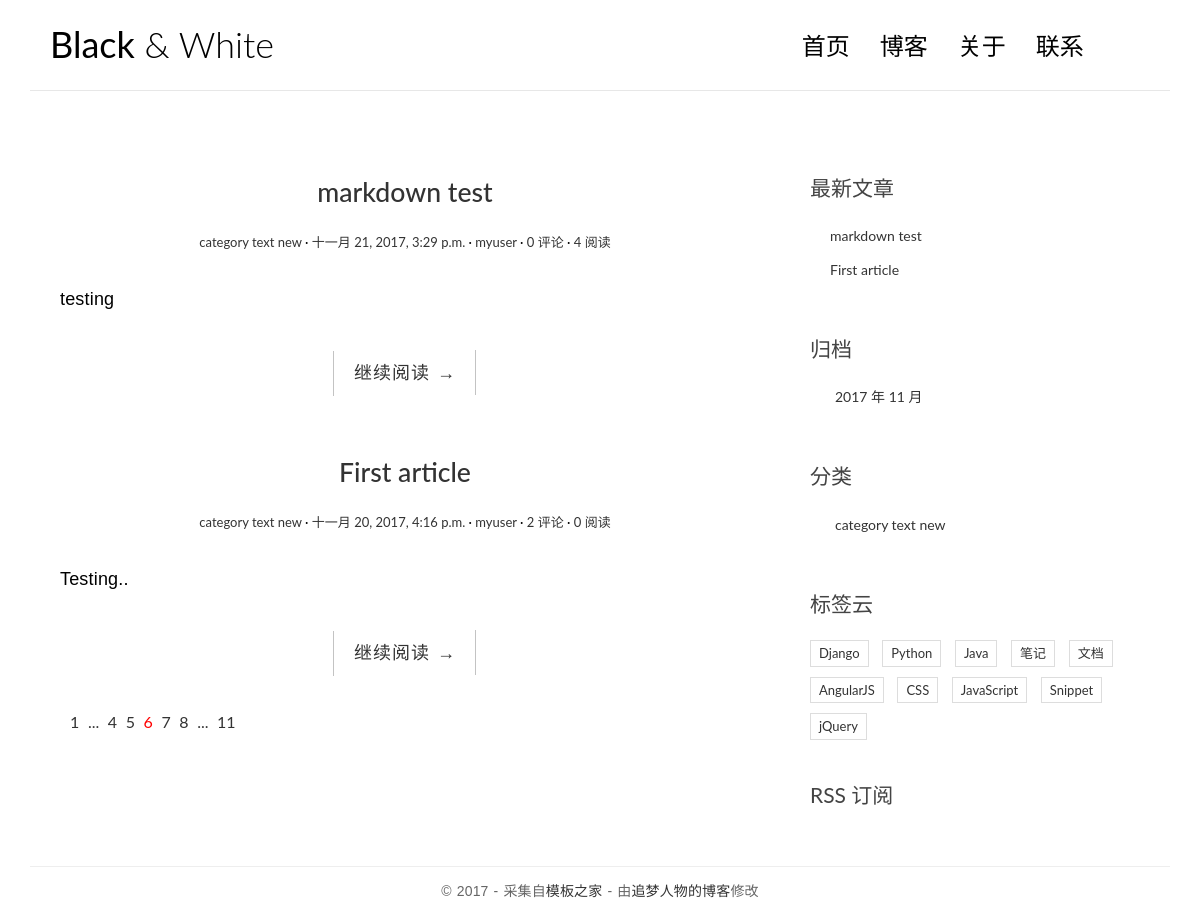
The page / on the database its author committed.
### blog/models.py (models this page shows, shortened)
class Post(models.Model):
    title = models.CharField(max_length=70)
    body = models.TextField()
    created_time = models.DateTimeField()
    modified_time = models.DateTimeField()
    excerpt = models.CharField(max_length=200, blank=True)
    category = models.ForeignKey(Category)
    tags = models.ManyToManyField(Tag, blank=True)
    author = models.ForeignKey(User)
    views = models.PositiveIntegerField(default=0)
    def get_absolute_url(self):
        return reverse('blog:detail', kwargs={'pk': self.pk})
    class Meta:
        ordering = ['-created_time']

class Category(models.Model):
    name = models.CharField(max_length=100)

### blog/views.py (the view)
# urls.py: url(r'^$', views.index, name='index'),
def index(request):
    post_list = Post.objects.all().order_by('-created_time')
    return render(request, 'blog/index.html', context={'post_list': post_list})

### blog/templatetags/blog_tags.py (called while the page is built)
@register.simple_tag
def get_recent_posts(num=5):
    return Post.objects.all().order_by('-created_time')[:num]

@register.simple_tag
def archives():
    return Post.objects.dates('created_time', 'month', order='DESC')

@register.simple_tag
def get_categories():
    return Category.objects.all()

### templates/blog/index.html
{% extends 'base.html' %}
{% block main %}
    {% for post in post_list %}
                <article class="post post-{{ post.pk }}">
                    <header class="entry-header">
                        <h1 class="entry-title">
                            <a href="{{ post.get_absolute_url }}">{{ post.title }}</a>
                        </h1>
                        <div class="entry-meta">
						  <span class="post-category"><a href="#">{{ post.category.name }}</a></span>
						  <span class="post-date"><a href="#"><time class="entry-date"
																	datetime="{{ post.created_time }}">{{ post.created_time }}</time></a></span>
						  <span class="post-author"><a href="#">{{ post.author }}</a></span>
						  <span class="comments-link"><a href="#">{{ post.comment_set.count }} 评论</a></span>
						  <span class="views-count"><a href="#">{{ post.views }} 阅读</a></span>
						</div>
                    </header>
                    <div class="entry-content clearfix">
					  <p>{{ post.excerpt }}</p>
					  <div class="read-more cl-effect-14">
						<a href="{{ post.get_absolute_url }}" class="more-link">继续阅读 <span class="meta-nav">→</span></a>
					  </div>
					</div>
                </article>
{% empty %}
				<div class='no-post'>暂时还没有发布的文章！</div>
{% endfor %}
                <div class="pagination">
                    <ul>
                        <li><a href="">1</a></li>
                        <li><a href="">...</a></li>
                        <li><a href="">4</a></li>
                        <li><a href="">5</a></li>
                        <li class="current"><a href="">6</a></li>
                        <li><a href="">7</a></li>
                        <li><a href="">8</a></li>
                        <li><a href="">...</a></li>
                        <li><a href="">11</a></li>
                    </ul>
                </div>
{% endblock main %}

### templates/base.html (shortened to what this page needs)
{% load staticfiles %}
{% load blog_tags %}
<!DOCTYPE html>
<html>
<head>
    <link rel="stylesheet" href="css/bootstrap.min.css">
    <link rel="stylesheet" href="http://code.ionicframework.com/ionicons/2.0.1/css/ionicons.min.css">
    <link rel="stylesheet" href="{% static 'blog/css/bootstrap.min.css' %}">
    <link rel="stylesheet" href="{% static 'blog/css/pace.css' %}">
	<link rel="stylesheet" href="{% static 'blog/css/custom.css' %}">
    <link rel="stylesheet" href="{% static 'blog/css/highlights/github.css' %}">
</head>
<body>
<div class="container">
    <header id="site-header">
        <div class="row">
            <div class="col-md-4 col-sm-5 col-xs-8">
                <div class="logo">
                    <h1><a href="{% url 'blog:index' %}"><b>Black</b> &amp; White</a></h1>
                </div>
            </div>
            <div class="col-md-8 col-sm-7 col-xs-4">
                <nav class="main-nav" role="navigation">
                    <div class="collapse navbar-collapse" id="bs-example-navbar-collapse-1">
                        <ul class="nav navbar-nav navbar-right">
                            <li class="cl-effect-11"><a href="{% url 'blog:index' %}" data-hover="首页">首页</a></li>
                            <li class="cl-effect-11"><a href="full-width.html" data-hover="博客">博客</a></li>
                            <li class="cl-effect-11"><a href="about.html" data-hover="关于">关于</a></li>
                            <li class="cl-effect-11"><a href="contact.html" data-hover="联系">联系</a></li>
                        </ul>
                    </div>
                </nav>
            </div>
        </div>
    </header>
</div>
<div class="content-body">
    <div class="container">
        <div class="row">
            <main class="col-md-8">
                {% block main %}
                {% endblock main %}
            </main>
            <aside class="col-md-4">
                <div class="widget widget-recent-posts">
                  <h3 class="widget-title">最新文章</h3>
                  {% get_recent_posts as recent_post_list %}
                  <ul>
                    {% for post in recent_post_list %}
                    <li>
                      <a href="{{ post.get_absolute_url }}">{{ post.title }}</a>
                    </li>
                    {% empty %}
                    暂无文章！
                    {% endfor %}
                  </ul>
                </div>
                <div class="widget widget-archives">
                  <h3 class="widget-title">归档</h3>
                  {% archives as date_list %}
                  <ul>
                    {% for date in date_list %}
                    <li>
                      <a href="{% url 'blog:archives' date.year date.month %}">{{ date.year }} 年 {{ date.month }} 月</a>
                    </li>
                    {% empty %}
                    暂无归档！
                    {% endfor %}
                  </ul>
                </div>
                <div class="widget widget-category">
                  <h3 class="widget-title">分类</h3>
                  {% get_categories as category_list %}
                  <ul>
                    {% for category in category_list %}
                    <li>
                        <a href="{% url 'blog:category' category.pk %}">{{ category.name }}</a>
                    </li>
                    {% empty %}
                    暂无分类！
                    {% endfor %}
                  </ul>
                </div>
                <div class="widget widget-tag-cloud">
                    <h3 class="widget-title">标签云</h3>
                    <ul>
                        <li>
                            <a href="#">Django</a>
                        </li>
                        <li>
                            <a href="#">Python</a>
                        </li>
                        <li>
                            <a href="#">Java</a>
                        </li>
                        <li>
                            <a href="#">笔记</a>
                        </li>
                        <li>
                            <a href="#">文档</a>
                        </li>
                        <li>
                            <a href="#">AngularJS</a>
                        </li>
                        <li>
                            <a href="#">CSS</a>
                        </li>
                        <li>
                            <a href="#">JavaScript</a>
                        </li>
                        <li>
                            <a href="#">Snippet</a>
                        </li>
                        <li>
                            <a href="#">jQuery</a>
                        </li>
                    </ul>
                </div>
                <div class="rss">
                    <a href=""> RSS 订阅</a>
                </div>
            </aside>
        </div>
    </div>
</div>
<footer id="site-footer">
    <div class="container">
        <div class="row">
            <div class="col-md-12">
                <p class="copyright">&copy 2017 - 采集自<a href="http://www.cssmoban.com/"
                                                        target="_blank" title="模板之家">模板之家</a>
                    - 由<a href="http://zmrenwu.com/" title="网页模板" target="_blank">追梦人物的博客</a>修改
                </p>
            </div>
        </div>
    </div>
</footer>
</body>
</html>

### blog/static/blog/css/custom.css (style rules this page uses)
* { outline: none; }
h1, h2, h3, h4, h5, h6 { margin-top: 0; }
b { font-weight: 400; }
a { color: #333; }
body { color: #444; font-family: 'Lato', sans-serif; }
p { font-family: 'Ubuntu', sans-serif; font-weight: 400; word-spacing: 1px; letter-spacing: 0.01em; }
#site-header { background-color: #FFF; padding: 25px 20px; margin-bottom: 40px; border-bottom: 1px solid #e7e7e7; }
.logo h1 a { color: #000; }
.logo h1 { margin: 0; font-family: 'Lato', sans-serif; font-weight: 300; }
.main-nav { margin-top: 11px; max-width: 95%; }
.main-nav a { color: #000000 !important; padding: 0 0 5px 0 !important; margin-right: 30px; font-family: 'Lato', sans-serif; font-weight: 300; font-size: 24px; }
.cl-effect-11 a { padding: 10px 0; color: #0972b4; text-shadow: none; }
.cl-effect-11 a::before { position: absolute; top: 0; left: 0; overflow: hidden; padding: 0 0 5px 0 !important; max-width: 0; border-bottom: 1px solid #000; color: #000; content: attr(data-hover); white-space: nowrap; -webkit-transition: max-width 0.5s; -moz-transition: max-width 0.5s; transition: max-width 0.5s; }
.content-body { padding-bottom: 4em; }
.post { background: #fff; padding: 30px 30px 0; }
.entry-title { text-align: center; font-size: 1.9em; margin-bottom: 20px; line-height: 1.6; padding: 10px 20px 0; }
.entry-meta { text-align: center; color: #DDDDDD; font-size: 13px; margin-bottom: 30px; }
.entry-content { font-size: 18px; line-height: 1.9; font-weight: 300; color: #000; }
.post-category::after, .post-date::after, .post-author::after, .comments-link::after { content: ' ·'; color: #000; }
.read-more { font-family: 'Ubuntu', sans-serif; font-weight: 400; word-spacing: 1px; letter-spacing: 0.01em; text-align: center; margin-top: 20px; }
.cl-effect-14 a { padding: 0 20px; height: 45px; line-height: 45px; position: relative; display: inline-block; margin: 15px 25px; letter-spacing: 1px; font-weight: 400; text-shadow: 0 0 1px rgba(255, 255, 255, 0.3); }
.cl-effect-14 a::before, .cl-effect-14 a::after { position: absolute; width: 45px; height: 1px; background: #C3C3C3; content: ''; -webkit-transition: all 0.3s; -moz-transition: all 0.3s; transition: all 0.3s; pointer-events: none; }
.cl-effect-14 a::before { top: 0; left: 0; -webkit-transform: rotate(90deg); -moz-transform: rotate(90deg); transform: rotate(90deg); -webkit-transform-origin: 0 0; -moz-transform-origin: 0 0; transform-origin: 0 0; }
.cl-effect-14 a::after { right: 0; bottom: 0; -webkit-transform: rotate(90deg); -moz-transform: rotate(90deg); transform: rotate(90deg); -webkit-transform-origin: 100% 0; -moz-transform-origin: 100% 0; transform-origin: 100% 0; }
.widget { background: #fff; padding: 30px 0 0; }
.widget-title { font-size: 1.5em; margin-bottom: 20px; line-height: 1.6; padding: 10px 0 0; font-weight: 400; }
.widget-recent-posts ul { padding: 0; margin: 0; padding-left: 20px; }
.widget-recent-posts ul li { list-style-type: none; position: relative; line-height: 170%; margin-bottom: 10px; }
.widget-recent-posts ul li::before { content: '\f3d3'; font-family: "Ionicons"; position: absolute; left: -17px; top: 3px; font-size: 16px; color: #000; }
.widget-archives ul { padding: 0; margin: 0; padding-left: 25px; }
.widget-archives ul li { list-style-type: none; position: relative; line-height: 170%; margin-bottom: 10px; }
.widget-archives ul li::before { content: '\f3f3'; font-family: "Ionicons"; position: absolute; left: -25px; top: 1px; font-size: 16px; color: #000; }
.widget-category ul { padding: 0; margin: 0; padding-left: 25px; }
.widget-category ul li { list-style-type: none; position: relative; line-height: 170%; margin-bottom: 10px; }
.widget-category ul li::before { content: '\f3fe'; font-family: "Ionicons"; position: absolute; left: -25px; top: 1px; font-size: 18px; color: #000; }
.widget-tag-cloud ul { padding: 0; margin: 0; margin-right: -10px; }
.widget-tag-cloud ul li { list-style-type: none; font-size: 13px; display: inline-block; margin-right: 10px; margin-bottom: 10px; padding: 3px 8px; border: 1px solid #ddd; }
.rss { font-size: 21px; margin-top: 30px; }
.rss a { color: #444; }
#site-footer { padding-top: 10px; padding: 0 0 1.5em 0; }
.copyright { text-align: center; padding-top: 1em; margin: 0; border-top: 1px solid #eee; color: #666; }
.pagination ul { list-style: none; }
.pagination ul li { display: inline-block; font-size: 16px; margin-right: 5px; }
.current a { color: red; }

### rows shown on the page
Post: title "markdown test", category.name "category text new", created_time "十一月 21, 2017, 3:29 p.m.", author "myuser", comment_set.count "0", views "4", excerpt "testing"
Post: title "First article", category.name "category text new", created_time "十一月 20, 2017, 4:16 p.m.", author "myuser", comment_set.count "2", views "0", excerpt "Testing.."
Category: name "category text new"

### other values the page prints
{{ date.year }} "2017"
{{ date.month }} "11"
